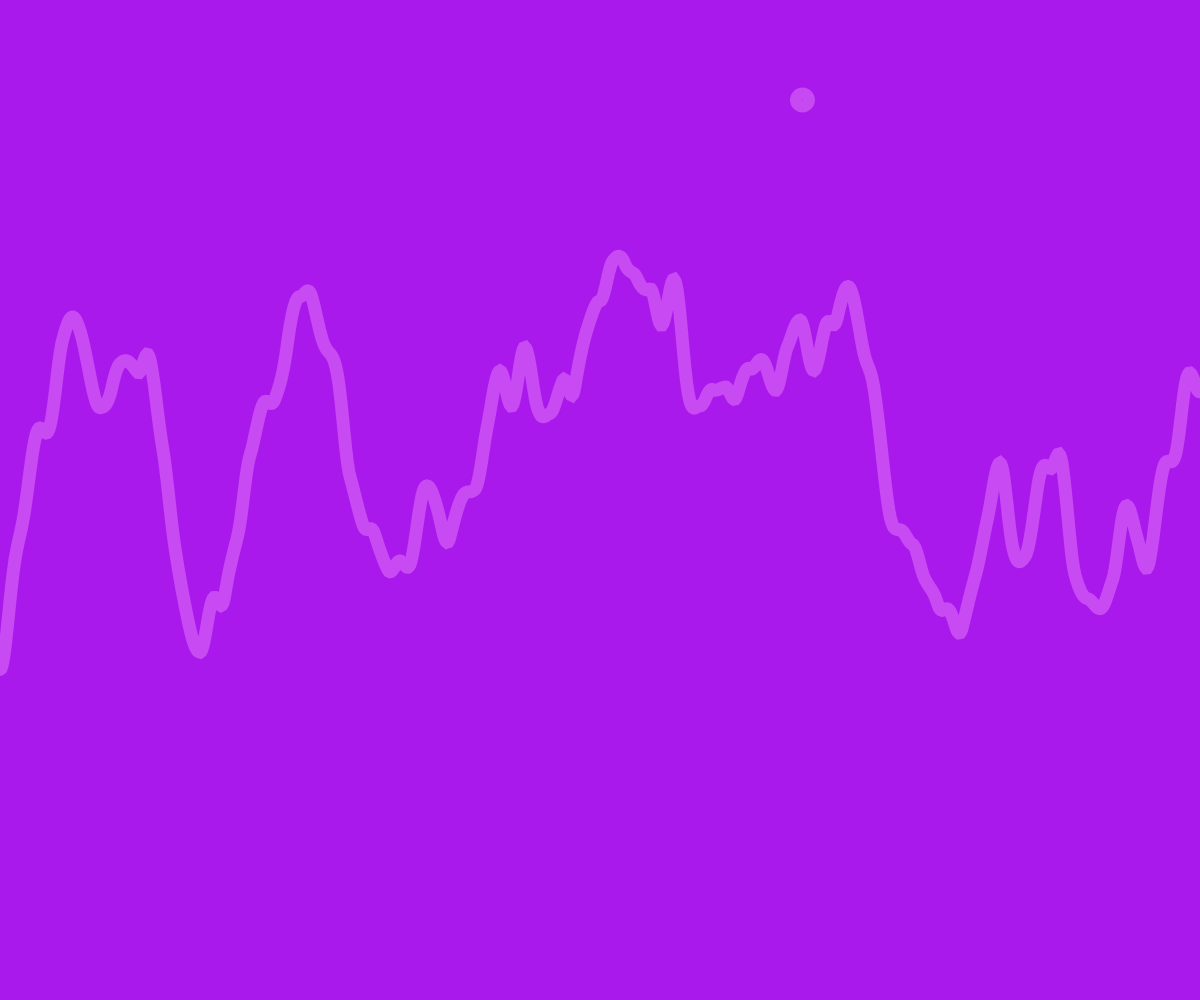
Frame 1 (no input)
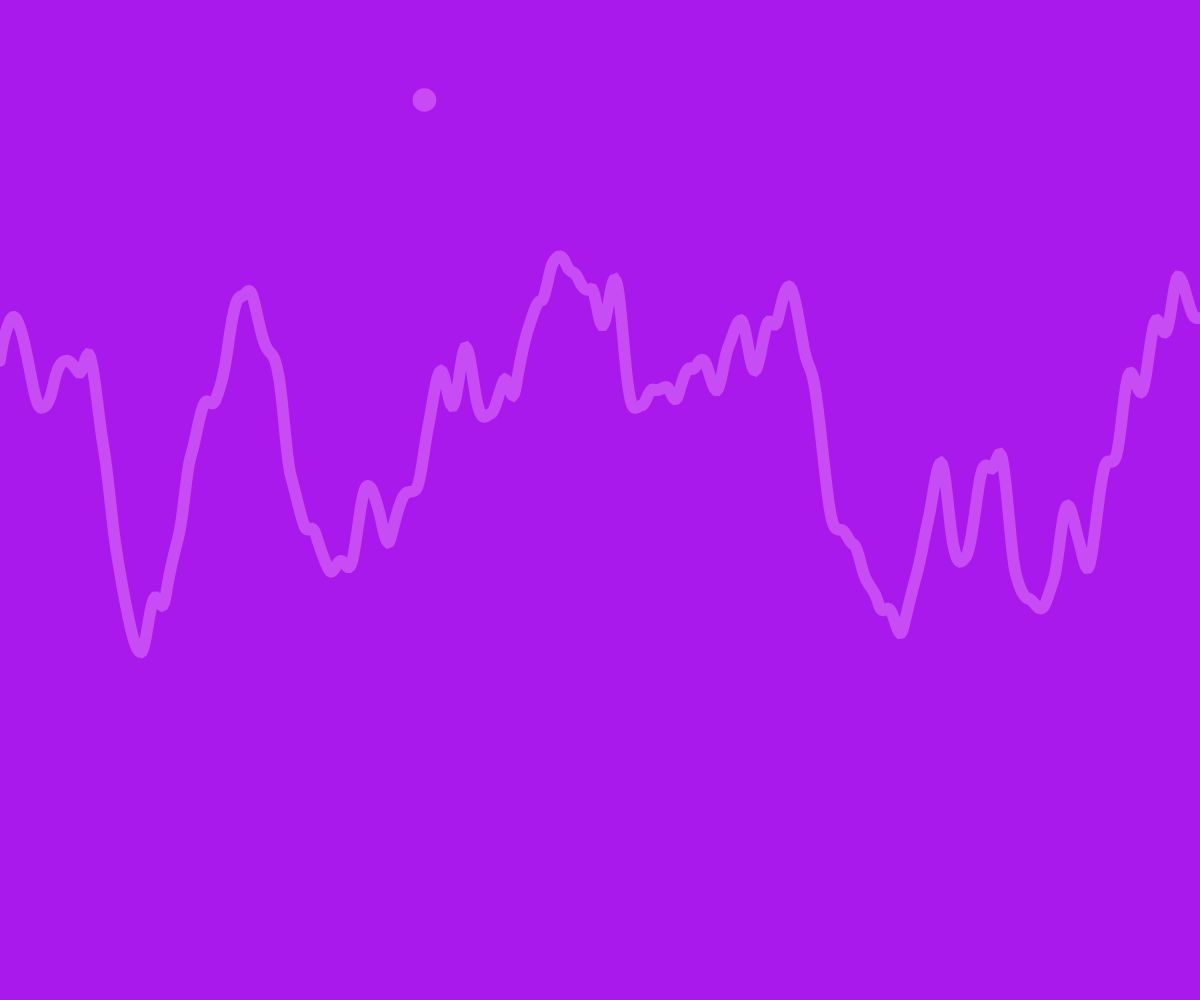
Frame 60 (no input)
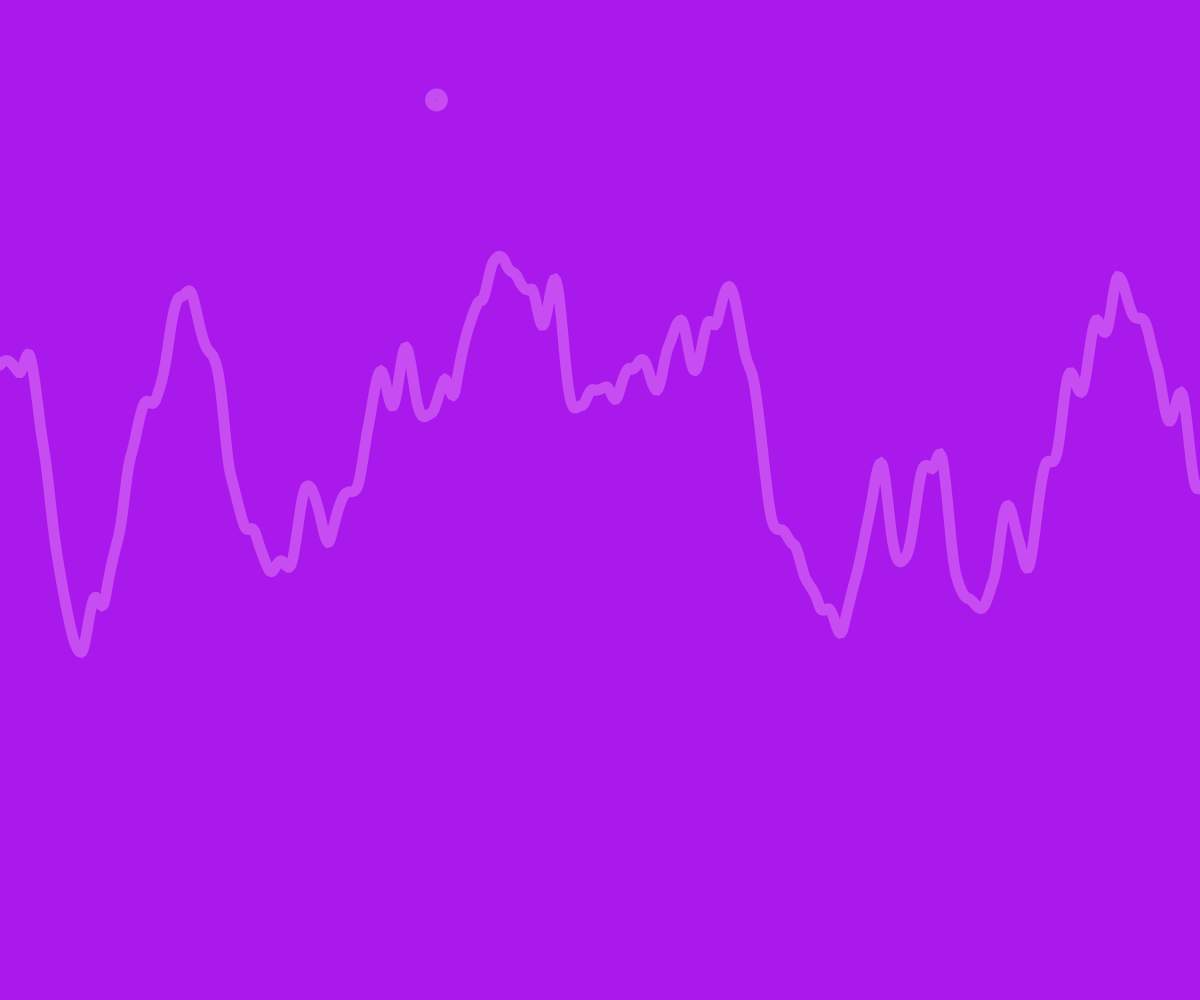
Frame 120 (the mouse pressed at the canvas centre since frame 60)

The p5.js sketch that drew these frames (run headless with seeded random() and noise() and a simulated clock; from frame 60 on, the mouse is pressed at the canvas centre):

// p5.js sketch
// ── sketch.js
var inc = 0.01;
var start = 0;

let xoof = 0.0;

function setup() {
  createCanvas(windowWidth, windowHeight);
}

function draw() {
  background(170, 25, 236);
  stroke(255);
  noFill();
  beginShape();
  var xoff = start;

  for (var x = 0; x < windowWidth; x++) {
    stroke(255, random(150, 200, 120), 255, 85);
    strokeWeight(random(10, 15));
    var y = noise(xoff) * windowHeight;
    vertex(x, y);

    xoff += inc;
  }

  xoof = xoof + 0.01;
  let n = noise(xoof) * windowWidth;
  //fill(0);
  circle(n, 100, 12);

  endShape();
  start += inc;
  //noloop();
}
